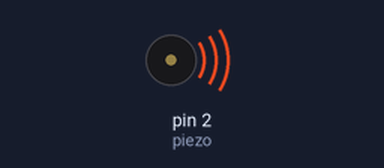
Simulated run of this sketch. Board: Arduino Uno, built with avr-gcc and run on an emulated ATmega328P. Parts: buzzer (waves = sounding).

Above: at 0.1 s.
Timing chart, 0 to 1.6 s (numbered marks = the images above):
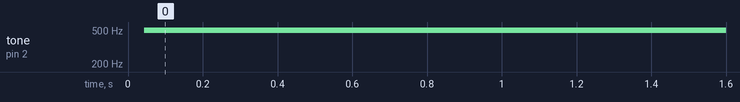

The sketch:

son_cont_periode.ino
```cpp
const int piezo=2;

int periode=1000;

void setup() {
  pinMode(piezo,OUTPUT);

}

void loop() {

  digitalWrite(piezo,HIGH);
  delayMicroseconds(periode);
  digitalWrite(piezo,LOW);
  delayMicroseconds(periode);

}
```

Measured:
- by itself, tone on pin 2 (piezo): silent → 498 Hz at 0.04 s
